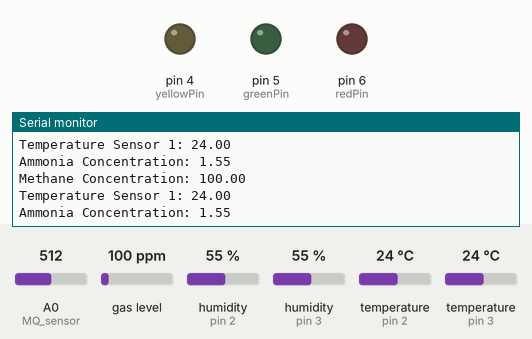
Recording of a sketch running on a simulated Arduino Uno, built with avr-gcc and run on an emulated ATmega328P. Parts: output pins drawn as LEDs (lit = HIGH), the last lines printed to the serial monitor. The inputs (shaded band) are chosen by the test bench; at power-on: A0 (MQ_sensor) = 512, gas level 100 ppm, humidity (sensors on pin 2, pin 3) 55 %, temperature (sensors on pin 2, pin 3) 24 °C.

Above: at 1.2 s.
1.3 s: A0 (MQ_sensor) set to 625
At 1.63 s:
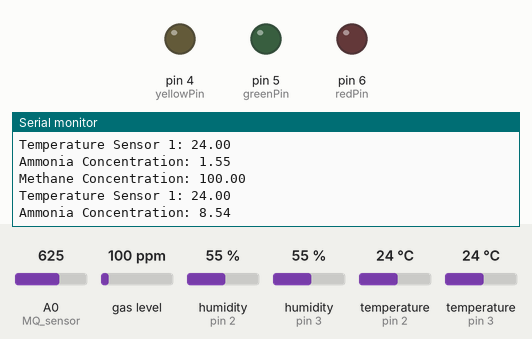
2.8 s: A0 (MQ_sensor) set to 647
At 3.1 s:
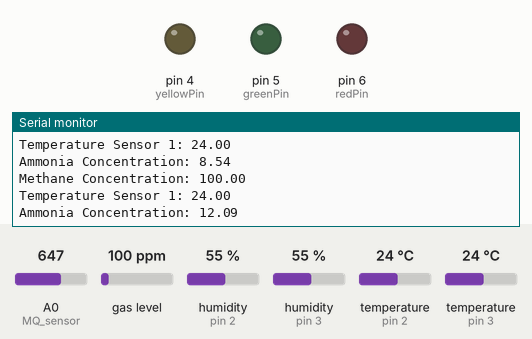
Timing chart, 0 to 5.8 s (numbered marks = the images above; inputs shaded):
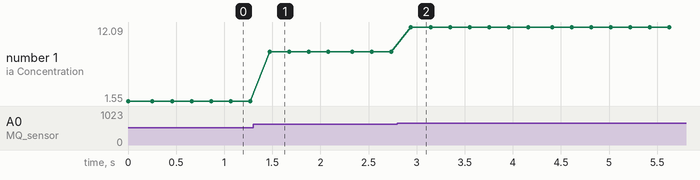

The sketch:

thursday_reciever.ino
```cpp
#include <DHT.h>


#define DHTTYPE DHT11

const int DHT_PIN_1 = 2;
const int DHT_PIN_2 = 3;

DHT dht1(DHT_PIN_1, DHTTYPE);
DHT dht2(DHT_PIN_2, DHTTYPE);


//https://github.com/miguel5612/MQSensorsLib_Docs/

#include <MQUnifiedsensor.h>
/************************Hardware Related Macros************************************/
#define Board ("Arduino UNO")
#define Pin (A1)  //Analog input 4 of your arduino
/***********************Software Related Macros************************************/
#define Type ("MQ-4")  //MQ4
#define Voltage_Resolution (5)
#define ADC_Bit_Resolution (10)  // For arduino UNO/MEGA/NANO
#define RatioMQ4CleanAir (4.4)   //RS / R0 = 60 ppm
/*****************************Globals***********************************************/
//Declare Sensor
MQUnifiedsensor MQ4(Board, Voltage_Resolution, ADC_Bit_Resolution, Pin, Type);


//https://github.com/carry0987/MQ-137/blob/master/mq-137.ino
#define RL 47         //The value of resistor RL is 47K
#define m -0.263      //Enter calculated Slope
#define b 0.42        //Enter calculated intercept
#define Ro 20         //Enter found Ro value
#define MQ_sensor A0  //Sensor is connected to A4


const int redPin = 6;
const int yellowPin = 4;
const int greenPin = 5;
const int interval = 1000;

String inputString = "";  // a string to hold incoming data

float phValue = 0.0;  // Initialize pH value to 0.0

void setup() {
  Serial.begin(115200);
  MQ4.setRegressionMethod(1);  //_PPM =  a*ratio^b
  MQ4.setA(1012.7);
  MQ4.setB(-2.786);  // Configure the equation to to calculate CH4 concentration

  dht1.begin();
  dht2.begin();
  pinMode(redPin, OUTPUT);
  pinMode(yellowPin, OUTPUT);
  pinMode(greenPin, OUTPUT);
  MQ4.init();

  Serial.print("Calibrating please wait.");
  float calcR0 = 0;
  for (int i = 1; i <= 10; i++) {
    MQ4.update();  // Update data, the arduino will read the voltage from the analog pin
    calcR0 += MQ4.calibrate(RatioMQ4CleanAir);
    Serial.print(".");
  }
  MQ4.setR0(calcR0 / 10);
  Serial.println("  done!.");

  if (isinf(calcR0)) {
    Serial.println("Warning: Conection issue, R0 is infinite (Open circuit detected) please check your wiring and supply");
    while (1)
      ;
  }
  if (calcR0 == 0) {
    Serial.println("Warning: Conection issue found, R0 is zero (Analog pin shorts to ground) please check your wiring and supply");
    while (1)
      ;
  }
  /*****************************  MQ CAlibration ********************************************/
  MQ4.serialDebug(true);
}

void loop() {
  readAmmonia();
  // delay(1000);
  readMethane();
  // delay(2000);
  readPH();
  // delay(1000);
  readTemperature();
  // delay(1000);
  // blinkLED(redPin);
  // blinkLED(yellowPin);
  // blinkLED(greenPin);
}

void readTemperature() {
  float temperature1 = dht1.readTemperature();
  // delay(2000);
  float temperature2 = dht2.readTemperature();

  if (!isnan(temperature1)) {
    Serial.print("Temperature Sensor 1: ");
    Serial.println(temperature1);
  } else {
    Serial.println("Failed to read from Temperature Sensor 1!");
  }

  //  if (!isnan(temperature2)) {
  //    Serial.print("Temperature Sensor 2: ");
  //    Serial.println(temperature2);
  //  } else {
  //    Serial.println("Failed to read from Temperature Sensor 2!");
  //  }

  // delay(2000);
}

void readMethane() {
  MQ4.update();  // Update data, the arduino will read the voltage from the analog pin
  float CH4 = MQ4.readSensor();
  Serial.print("Methane Concentration: ");
  Serial.println(CH4);
}


void readAmmonia() {
  float VRL;                                      //Voltage drop across the MQ sensor
  float Rs;                                       //Sensor resistance at gas concentration
  float ratio;                                    //Define variable for ratio
  VRL = analogRead(MQ_sensor) * (5.0 / 1023.0);   //Measure the voltage drop and convert to 0-5V
  Rs = ((5.0 * RL) / VRL) - RL;                   //Use formula to get Rs value
  ratio = Rs / Ro;                                // find ratio Rs/Ro
  float ppm = pow(10, ((log10(ratio) - b) / m));  //use formula to calculate ppm
  Serial.print("Ammonia Concentration: ");
  Serial.println(ppm);

  delay(200);
}


bool newData = false;    // flag to indicate if new data has been received

void readPH() {
  // Check if data is available to read from serial
  if (Serial.available() > 0) {
    // Read the incoming byte
    char incomingByte = Serial.read();

    // Check if the received byte is the start of the message
    if (incomingByte == 'p') {
      inputString = "";  // Clear the input string if it's a new message
      newData = true;    // Set the flag to indicate new data has been received
    }

    // Add the incoming byte to the inputString
    inputString += incomingByte;

    // Check if the end of the message is reached
    if (incomingByte == '\n' && newData) {
      // Extract pH value from the received string
      float pHValue = inputString.substring(inputString.indexOf(':') + 1).toFloat();
      Serial.print("pH Value: ");
      Serial.println(pHValue);

      // Reset the flags and input string for the next message
      newData = false;
      inputString = "";
    }
  }
}


void blinkLED(int pin) {
  digitalWrite(pin, HIGH);
  delay(interval);
  digitalWrite(pin, LOW);
  delay(interval);
}
```

Measured:
- after the input at 1.3 s, the serial monitor: prints a new line after 0.17 s (image 1)
- after the input at 2.8 s, the serial monitor: prints a new line after 0.14 s (image 2)
- plotted number 1: 1.55 → 8.54 after the input at 1.3 s, 8.54 → 12.09 after the input at 2.8 s
